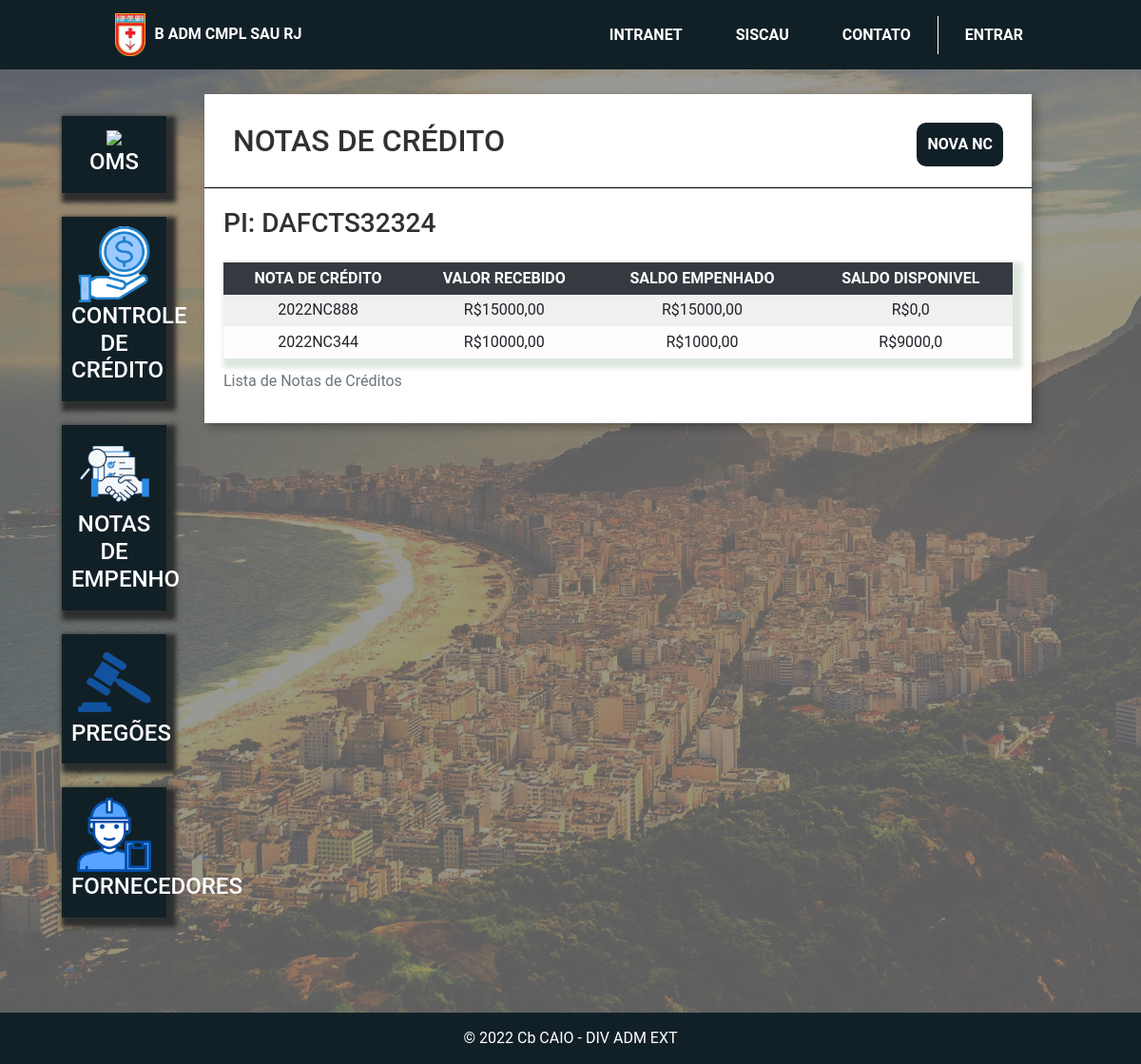
Page /nc/2 on the earlier database version.
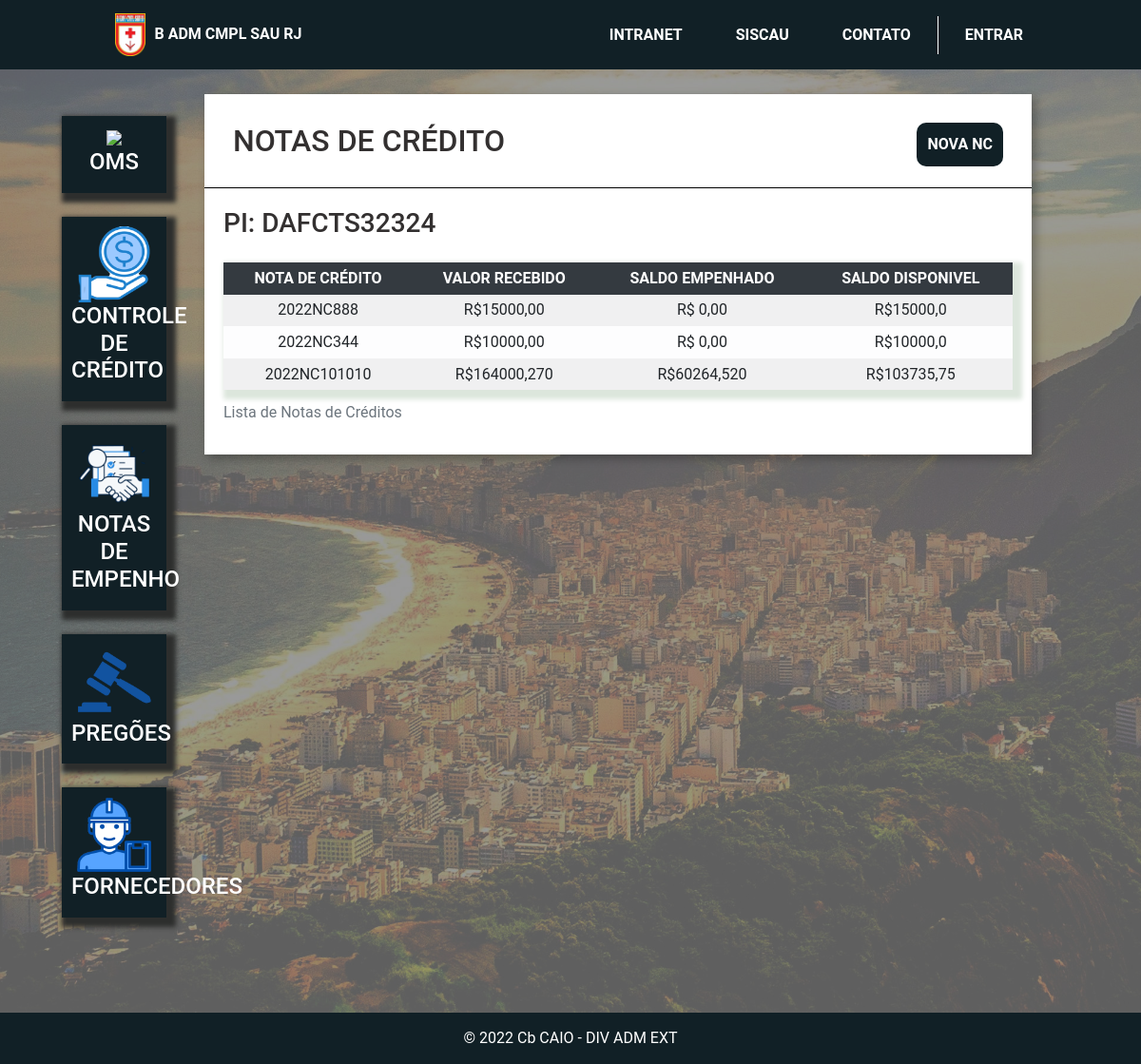
Same page on the later database version.
### plataforma/models.py (models this page shows, shortened)
class NotaCredito(models.Model):
    numero = models.CharField(max_length=10)
    valor = models.FloatField()
    fonte = models.CharField(max_length=10)
    nd = models.CharField(max_length=6)
    pi = models.ForeignKey(PlanoInterno, on_delete=models.SET_NULL, null=True)
    def saldo_empenhado(self):
        empenhos = Empenho.objects.filter(nota_credito_id=self.id).aggregate(Sum('valor'))
        return empenhos['valor__sum']
    def disponivel(self):
        creditos = NotaCredito.objects.filter(id=self.id).aggregate(Sum('valor'))
        if self.saldo_empenhado():
            soma = float(creditos['valor__sum'])
            empenhado = float(self.saldo_empenhado())
        else:
            soma = float(creditos['valor__sum'])
            empenhado = 0
        return soma - empenhado

### plataforma/views.py (the view)
# urls.py: path('nc/<int:id>', views.nc, name='nc'),
def nc(request, id):
    nc = NotaCredito.objects.filter(pi_id=id)
    pi = PlanoInterno.objects.get(id=id)
    return render(request, 'nc.html',{'nc':nc, 'pi':pi})

### plataforma/templates/nc.html (shortened to what this page needs)
{% extends 'base_plataforma.html' %}
{% load static %}
{% block 'plataforma' %}
    <div class="wrapper">
        <div class="box">
            <div class="header-box">
                <h2 class="titulo">NOTAS DE CRÉDITO</h2>
                <button type="button" class="btn btn-conteudo bg-fundo" data-toggle="modal" data-target="#modal">
                    NOVA NC
                </button>            </div>
            <div class="borda-box"></div>
            <div class="body-box">
                <form action='#' method='GET'> {% csrf_token %}
                <div class="row">
                        <div class="col-md-5">
                            <h3 class="titulo">PI: {{pi.pi}}</h3>
                        </div>
                </div>
                </form>
                <br>
                <table class="tabela table-striped table-hover table-sm" cellpadding="20">
                    <caption>Lista de Notas de Créditos</caption>
                    <thead class='table-dark'>
                       <tr >
                        <th>NOTA DE CRÉDITO</th>
                        <th>VALOR RECEBIDO</th>
                        <th>SALDO EMPENHADO</th>
                        <th>SALDO DISPONIVEL</th>
                    </tr>
                    </thead>
                    <tbody class='table-light'>
                        {% for i in nc %}
                        <tr>
                            <td>2022NC{{i.numero}}</td>
                            <td>R${{i.valor}}0</td>
                            <td>{% if i.saldo_empenhado %}R${{i.saldo_empenhado}}0 {% else %}R$ 0,00 {% endif %} </td>
                            <td>R${{i.disponivel}}</td>
                        </tr>
                        {% endfor %}
                    </tbody>
                </table>
            </div>
        </div>
    </div>
        </div>
{% endblock 'plataforma' %}

Differences in the rows shown:
shown differently, row unchanged: NotaCredito (number 1 of 3 on the later page): disponivel "0,0" → "15000,0"; saldo_empenhado "15000,0" → (not shown); text "R$ 0" → "R$ 0,00"
shown differently, row unchanged: NotaCredito (number 2 of 3 on the later page): disponivel "9000,0" → "10000,0"; saldo_empenhado "1000,0" → (not shown); text "R$ 0" → "R$ 0,00"
added NotaCredito: numero "101010", valor "164000,27", saldo_empenhado "60264,52", disponivel "103735,75"
